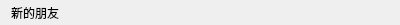
<?xml version="1.0" encoding="UTF-8"?>
<ui version="4.0">
 <class>GroupTipItem</class>
 <widget class="QWidget" name="GroupTipItem">
  <property name="geometry">
   <rect>
    <x>0</x>
    <y>0</y>
    <width>400</width>
    <height>25</height>
   </rect>
  </property>
  <property name="minimumSize">
   <size>
    <width>0</width>
    <height>25</height>
   </size>
  </property>
  <property name="maximumSize">
   <size>
    <width>16777215</width>
    <height>25</height>
   </size>
  </property>
  <property name="windowTitle">
   <string>Form</string>
  </property>
  <layout class="QVBoxLayout" name="verticalLayout">
   <property name="spacing">
    <number>0</number>
   </property>
   <property name="topMargin">
    <number>0</number>
   </property>
   <property name="rightMargin">
    <number>0</number>
   </property>
   <property name="bottomMargin">
    <number>0</number>
   </property>
   <item>
    <widget class="QLabel" name="label">
     <property name="text">
      <string>新的朋友</string>
     </property>
    </widget>
   </item>
  </layout>
 </widget>
 <resources/>
 <connections/>
</ui>
